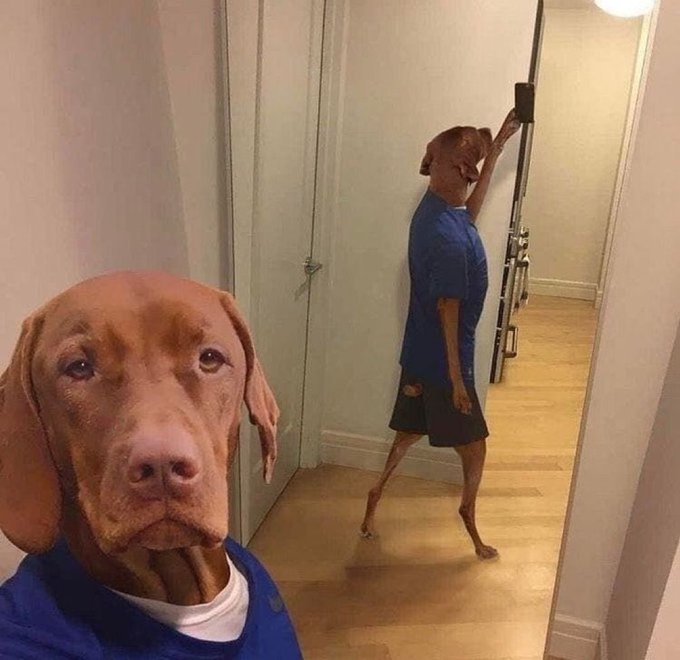
#> input picture dog.jpg, 680 x 660 px, found by its file name
$ python aula02-3.py
#> lines starting #> are read from the running program, lines starting #| are printed output that depends on the picture
import numpy as np
import cv2

img = cv2.imread('dog.jpg')
#> img is the input picture: shape (660, 680, 3); mean B, G, R 96.2, 120, 151.6
img = img[::2, ::2]  # Diminui a imagem
#> img: shape (330, 340, 3)
suave = np.vstack([
    np.hstack([img,
               cv2.medianBlur(img, 3),
               cv2.medianBlur(img, 5)]),

    np.hstack([cv2.medianBlur(img, 7),
               cv2.medianBlur(img, 9),
               cv2.medianBlur(img, 11)]),
])
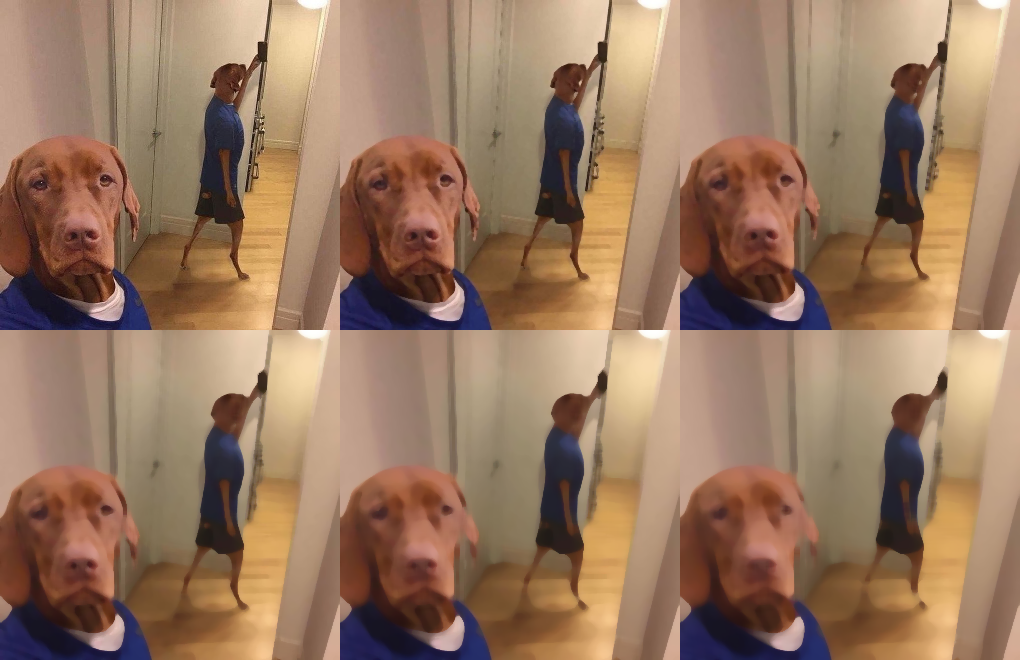
#> suave: shape (660, 1020, 3); mean B, G, R 96.7, 120.4, 152.1
cv2.imshow("Imagem original e suavisadas pela mediana", suave)
cv2.waitKey(0)

$ run again, with imagem.jpg copied over dog.jpg
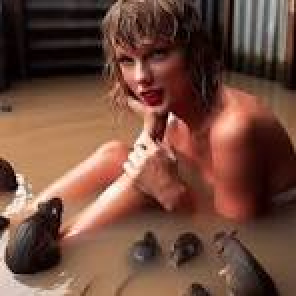
#> input picture imagem.jpg, 148 x 148 px, found by its file name (shown 2 times larger)
#> img is the input picture: shape (148, 148, 3); mean B, G, R 61.8, 76.3, 113.1
#> `img = img[::2, ::2]`:
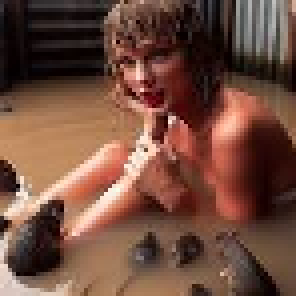
#> img: shape (74, 74, 3) (shown 4 times larger); mean B, G, R 61.9, 76.3, 113.1
#> `suave = np.vstack([ np.hstack([img, cv2.medianBlur(img, 3), cv2.median..`:
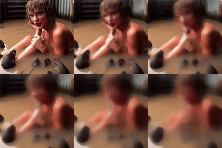
#> suave: shape (148, 222, 3); mean B, G, R 60.4, 75.2, 112.9
